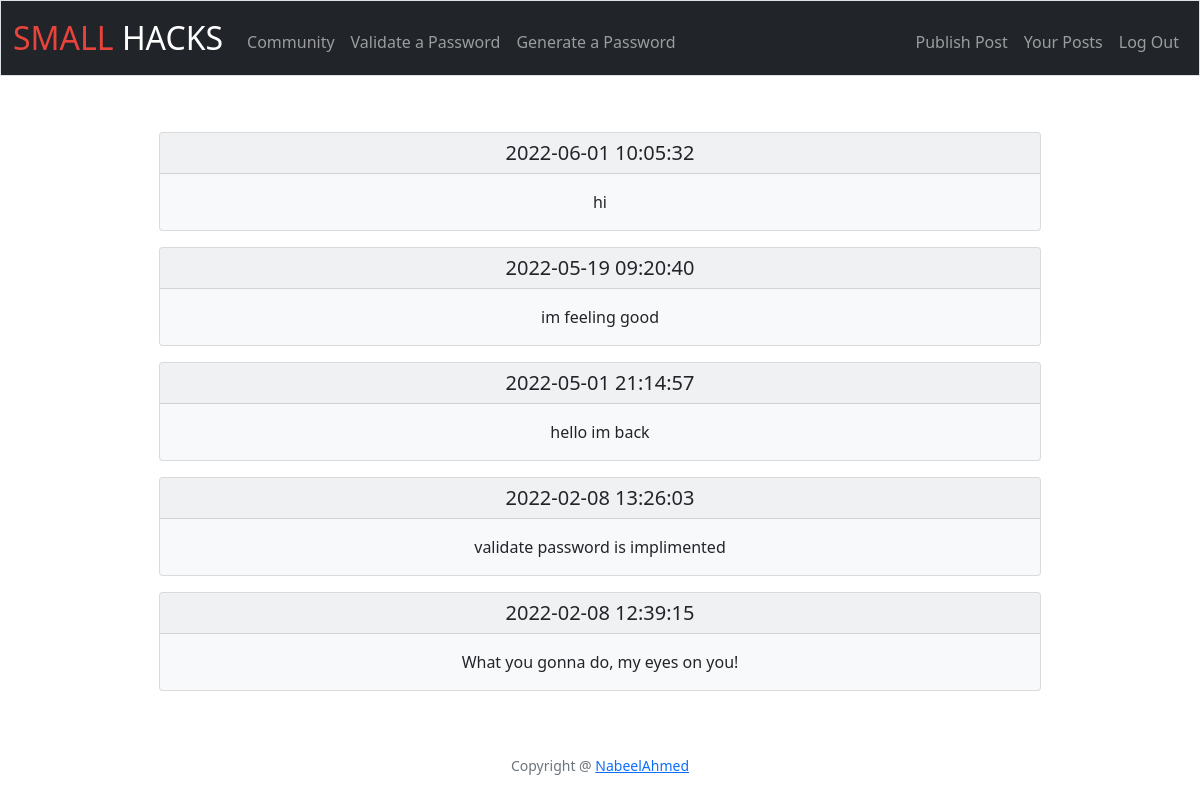
Page /yourposts (signed in) on the committed database.
### tables this page shows
CREATE TABLE posts (
post_id INTEGER,
user_id InTEGER,
username TEXT NOT NULL,
post_data TEXT NOT NULL,
datetime DATETIME NOT NULL,
PRIMARY KEY(post_id),
FOREIGN KEY (user_id) REFERENCES users(id)
);

### app.py (the view)
@app.route("/yourposts")
@login_required
def yourPosts():
    yourPosts = db.execute(
        "SELECT * FROM POSTS WHERE user_id = ? ORDER BY datetime DESC", session["user_id"])
    if len(yourPosts) == 0:
        return apology("YOU HAV'NT WROTE ANY POST YET CLICK ON PUBLISH A POST TO PUBLISH A POST")
    return render_template("yourposts.html", yourPosts=yourPosts)

### helpers.py (called while the page is built)
def login_required(f):
    @wraps(f)
    def decorated_function(*args, **kwargs):
        if session.get("user_id") is None:
            return redirect("/login")
        return f(*args, **kwargs)
    return decorated_function

### templates/yourposts.html
{% extends "layout.html"%} {% block title%} Your Posts {% endblock %} {% block
main %} {% for post in yourPosts%}
<div class="card bg-light mb-3 mt-2 col-md-12 mx-auto" style="width: 75%">
  <h5 class="card-header">{{post["datetime"]}}</h5>
  <div class="card-body">
    <p class="card-text">{{post["post_data"]}}</p>
  </div>
</div>
{%endfor%} {% endblock %}

### rows in the picture
posts: datetime "2022-06-01 10:05:32", post_data "hi"
posts: datetime "2022-05-19 09:20:40", post_data "im feeling good"
posts: datetime "2022-05-01 21:14:57", post_data "hello im back"
posts: datetime "2022-02-08 13:26:03", post_data "validate password is implimented"
posts: datetime "2022-02-08 12:39:15", post_data "What you gonna do, my eyes on you!"
